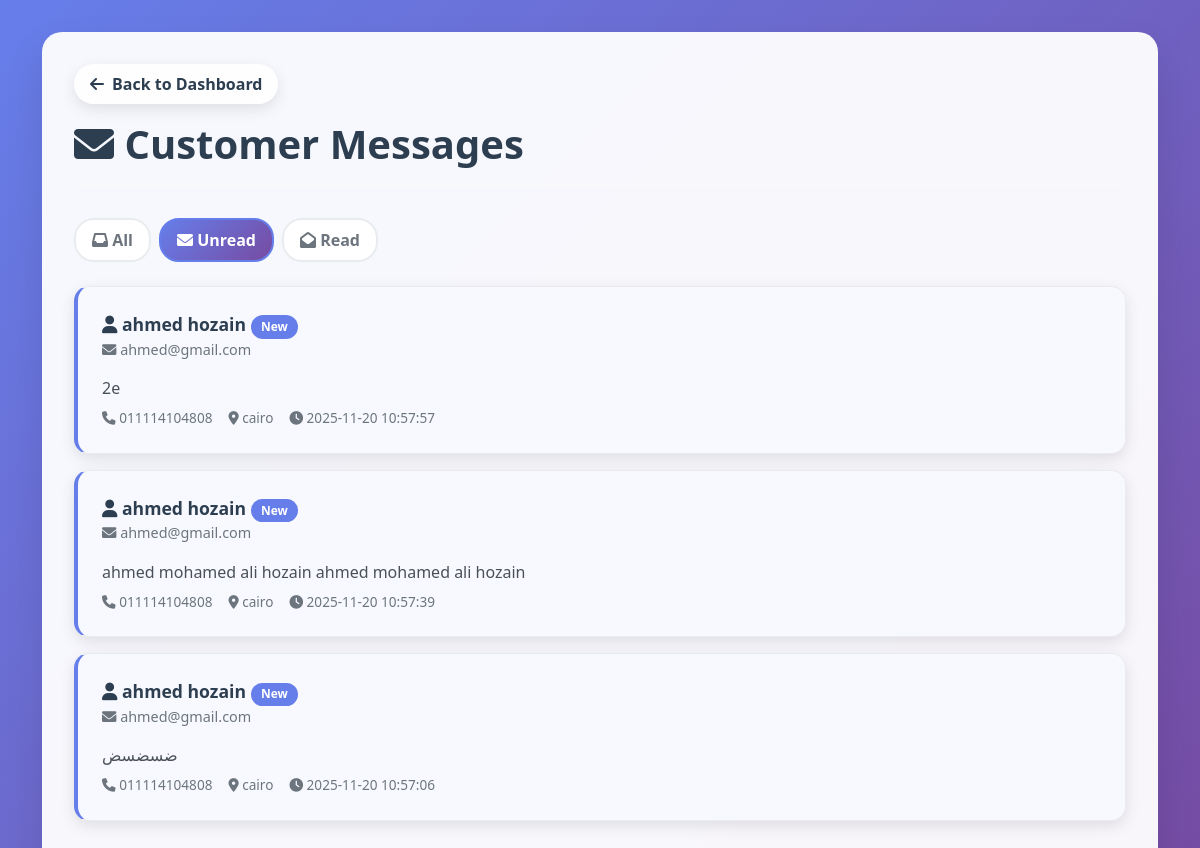
Page /dashboard/messages?filter=unread (signed in) on the committed database.
### tables this page shows
CREATE TABLE contact_messages (
            id INTEGER PRIMARY KEY AUTOINCREMENT,
            name TEXT NOT NULL,
            email TEXT NOT NULL,
            company TEXT,
            visa_type TEXT,
            message TEXT NOT NULL,
            created_at TIMESTAMP DEFAULT CURRENT_TIMESTAMP,
            is_read BOOLEAN DEFAULT 0,
            replied_at TIMESTAMP
        , phone TEXT, governorate TEXT);

### app.py (the view)
@app.route('/dashboard/messages')
@login_required
def dashboard_messages():
    conn = get_db_connection()
    filter_type = request.args.get('filter', 'all')
    if filter_type == 'unread':
        messages = conn.execute('SELECT * FROM contact_messages WHERE is_read = 0 ORDER BY created_at DESC').fetchall()
    elif filter_type == 'read':
        messages = conn.execute('SELECT * FROM contact_messages WHERE is_read = 1 ORDER BY created_at DESC').fetchall()
    else:
        messages = conn.execute('SELECT * FROM contact_messages ORDER BY created_at DESC').fetchall()
    conn.close()
    current_lang = get_language()
    return render_template('dashboard_messages.html', messages=messages, filter_type=filter_type, current_lang=current_lang, languages=SUPPORTED_LANGUAGES)

### app.py (called while the page is built, shortened)
def get_language():
    return session.get('language', 'en')

def get_db_connection():
    conn = sqlite3.connect('website_content.db')
    conn.row_factory = sqlite3.Row
    return conn

def login_required(f):
    @wraps(f)
    def decorated_function(*args, **kwargs):
        return f(*args, **kwargs)
    return decorated_function

### templates/dashboard_messages.html (shortened to what this page needs)
<!DOCTYPE html>
<html lang="{% if current_lang == 'ar' %}ar{% else %}en{% endif %}" dir="{% if current_lang == 'ar' %}rtl{% else %}ltr{% endif %}">
<head>
    <link href="https://cdn.jsdelivr.net/npm/bootstrap@5.1.3/dist/css/bootstrap.min.css" rel="stylesheet">
    <link href="https://cdnjs.cloudflare.com/ajax/libs/font-awesome/6.0.0/css/all.min.css" rel="stylesheet">
</head>
<body>
    <div class="container">
        <div class="dashboard-container">
            <a href="{{ url_for('dashboard') }}" class="back-btn">
                <i class="fas {% if current_lang == 'ar' %}fa-arrow-right{% else %}fa-arrow-left{% endif %}"></i>
                {% if current_lang == 'ar' %}العودة للوحة التحكم{% else %}Back to Dashboard{% endif %}
            </a>
            <div class="page-header mt-3">
                <div>
                    <h1>
                        <i class="fas fa-envelope"></i>
                        {% if current_lang == 'ar' %}رسائل العملاء{% else %}Customer Messages{% endif %}
                    </h1>
                </div>
            </div>
            <div class="filter-buttons">
                <a href="{{ url_for('dashboard_messages', filter='all') }}"
                   class="filter-btn {% if filter_type == 'all' %}active{% endif %}">
                    <i class="fas fa-inbox"></i>
                    {% if current_lang == 'ar' %}الكل{% else %}All{% endif %}
                </a>
                <a href="{{ url_for('dashboard_messages', filter='unread') }}"
                   class="filter-btn {% if filter_type == 'unread' %}active{% endif %}">
                    <i class="fas fa-envelope"></i>
                    {% if current_lang == 'ar' %}غير مقروءة{% else %}Unread{% endif %}
                </a>
                <a href="{{ url_for('dashboard_messages', filter='read') }}"
                   class="filter-btn {% if filter_type == 'read' %}active{% endif %}">
                    <i class="fas fa-envelope-open"></i>
                    {% if current_lang == 'ar' %}مقروءة{% else %}Read{% endif %}
                </a>
            </div>
            {% if messages %}
                {% for message in messages %}
                <a href="{{ url_for('view_message', message_id=message.id) }}" style="text-decoration: none; color: inherit;">
                    <div class="message-card {% if not message.is_read %}unread{% endif %}">
                        <div class="message-header">
                            <div>
                                <div class="message-sender">
                                    <i class="fas fa-user"></i> {{ message.name }}
                                    {% if not message.is_read %}
                                        <span class="badge badge-unread">
                                            {% if current_lang == 'ar' %}جديد{% else %}New{% endif %}
                                        </span>
                                    {% else %}
                                        <span class="badge badge-read">
                                            {% if current_lang == 'ar' %}مقروءة{% else %}Read{% endif %}
                                        </span>
                                    {% endif %}
                                </div>
                                <div class="message-email">
                                    <i class="fas fa-envelope"></i> {{ message.email }}
                                </div>
                            </div>
                        </div>
                        <div class="message-preview">
                            {{ message.message[:150] }}{% if message.message|length > 150 %}...{% endif %}
                        </div>
                        <div class="message-meta">
                            {% if message.phone %}
                                <span>
                                    <i class="fas fa-phone"></i> {{ message.phone }}
                                </span>
                            {% endif %}
                            {% if message.governorate %}
                                <span>
                                    <i class="fas fa-map-marker-alt"></i> {{ message.governorate }}
                                </span>
                            {% endif %}
                            <span>
                                <i class="fas fa-clock"></i> {{ message.created_at }}
                            </span>
                        </div>
                    </div>
                </a>
                {% endfor %}
            {% endif %}
        </div>
    </div>
</body>
</html>

### templates/dashboard_messages.html (style rules this page uses)
body { background: linear-gradient(135deg, #667eea 0%, #764ba2 100%); min-height: 100vh; font-family: 'Segoe UI', Tahoma, Geneva, Verdana, sans-serif; }
.dashboard-container { background: rgba(255, 255, 255, 0.95); border-radius: 20px; box-shadow: 0 20px 40px rgba(0, 0, 0, 0.1); margin: 2rem auto; padding: 2rem; }
.page-header { display: flex; justify-content: space-between; align-items: center; margin-bottom: 2rem; padding-bottom: 1rem; border-bottom: 2px solid #f8f9fa; }
.page-header h1 { color: #2c3e50; font-weight: 700; margin: 0; }
.message-card { background: white; border-radius: 15px; padding: 1.5rem; margin-bottom: 1rem; box-shadow: 0 5px 15px rgba(0, 0, 0, 0.1); transition: all 0.3s ease; border: 1px solid #e9ecef; cursor: pointer; }
.message-card.unread { border-left: 4px solid #667eea; background: #f8f9ff; }
.message-header { display: flex; justify-content: space-between; align-items: flex-start; margin-bottom: 1rem; }
.message-sender { font-weight: 700; color: #2c3e50; font-size: 1.1rem; }
.message-email { color: #6c757d; font-size: 0.9rem; }
.message-preview { color: #495057; margin-bottom: 0.5rem; }
.message-meta { display: flex; gap: 1rem; font-size: 0.85rem; color: #6c757d; }
.badge { padding: 0.35rem 0.65rem; border-radius: 20px; font-size: 0.75rem; font-weight: 600; }
.badge-unread { background: #667eea; color: white; }
.back-btn { background: rgba(255, 255, 255, 0.9); border-radius: 50px; padding: 8px 16px; text-decoration: none; color: #2c3e50; font-weight: 600; box-shadow: 0 5px 15px rgba(0, 0, 0, 0.1); transition: all 0.3s ease; display: inline-flex; align-items: center; gap: 0.5rem; }
.filter-buttons { display: flex; gap: 0.5rem; margin-bottom: 1.5rem; }
.filter-btn { padding: 0.5rem 1rem; border: 2px solid #e9ecef; border-radius: 20px; background: white; color: #6c757d; text-decoration: none; font-weight: 600; transition: all 0.3s ease; }
.filter-btn.active { background: linear-gradient(135deg, #667eea 0%, #764ba2 100%); color: white; border-color: #667eea; }

### rows in the picture
contact_messages: name "ahmed hozain", is_read "New", email "ahmed@gmail.com", message "2e", phone "011114104808", governorate "cairo", created_at "2025-11-20 10:57:57"
contact_messages: name "ahmed hozain", is_read "New", email "ahmed@gmail.com", message "ahmed mohamed ali hozain ahmed mohamed ali hozain", phone "011114104808", governorate "cairo", created_at "2025-11-20 10:57:39"
contact_messages: name "ahmed hozain", is_read "New", email "ahmed@gmail.com", message "ضسضسض", phone "011114104808", governorate "cairo", created_at "2025-11-20 10:57:06"
